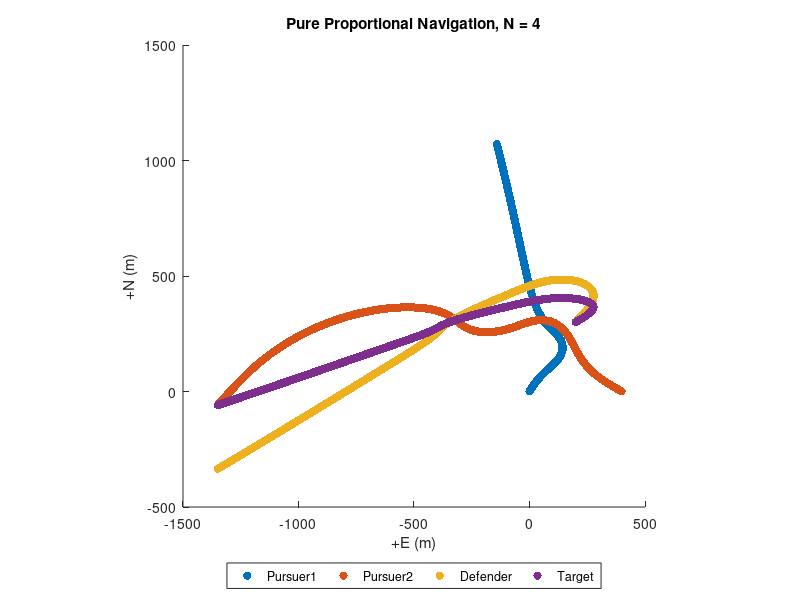

The MATLAB script that drew this image:
%% copy the symmetric case
%% obtain all the components along and perpendicular to LOS
%% hardcode the intial conditions
%% setting initial condition as follows:
%  target is on perpendicular bisector
%  pursuers velocity rays intersecting somewhere in the region
%  give initial horizontal velocity (LOS Frame) to target
% for convenient initial coding, setting initial pursuer positions on the "east-axis"
clear; close all
% Pro-Nav gain, unitless (typically set between 3-5)
N = 4;
weight = 0.9;
% Pursuer-1 init params
pursuer1.N   =  0.0; % north pos, m
pursuer1.E   =  0.0; % east pos, m
pursuer1.psi =  pi/6; % heading, rad
pursuer1.V   =  1.0; % velocity magnitude, m/s
pursuer1.Nv  =  pursuer1.V * cos(pursuer1.psi); % north velocity, m/s
pursuer1.Ev  =  pursuer1.V * sin(pursuer1.psi); % east velocity, m/s

% Pursuer-2 init params
pursuer2.N   =  0; % north pos, m
pursuer2.E   =  400.0; % east pos, m
pursuer2.psi =  -pi/3; % heading, rad
%pursuer2.psi = -pursuer1.psi;
pursuer2.V   =  pursuer1.V * cos(pursuer1.psi)/cos(pursuer2.psi); % velocity magnitude, m/s
%pursuer2.V   =  pursuer1.V;
pursuer2.Nv  =  pursuer2.V * cos(pursuer2.psi); % north velocity, m/s
pursuer2.Ev  =  pursuer2.V * sin(pursuer2.psi); % east velocity, m/s

% Target init params
target.anchored = false; % fix target to init pos when true
target.N   =  300; % north pos, m
target.E   =  200;   % east pos, m
target.Nv  =  0.5; % north velocity, m/s
target.Ev  =  pursuer2.Ev-pursuer1.Ev; % east velocity, m/s
%target.Nv = 0.4;
%target.Ev = 0.0;
target.psi =  atan2(target.Ev,target.Nv);
target.V   = sqrt(target.Nv^2 + target.Ev^2); % velocity magnitude, m/s
target.V   = 0.566;
% Defender init params
defender.N   =  300; % north pos, m
defender.E   =  200; % east pos, m
defender.psi = atan2(target.Ev,target.Nv); % heading, rad
defender.V   =  target.V; % velocity magnitude, m/s
defender.V =    1.0;
defender.Nv  =  defender.V * cos(defender.psi); % north velocity, m/s
defender.Ev  =  defender.V * sin(defender.psi); % east velocity, m/s

% Current prams
% Applied as a disturbance to pursuer's and target's velocity
current.Nv =  0.0; % north velocity, m/s
current.Ev =  0.0; % east velocity, m/s
% Sim params
S  = 1200;    % max sim duration, seconds
dt = 0.4;     % time-step size, seconds
Niter = S/dt; % max iteration num
% Pre-allocate logger
logger.t   = nan(1, Niter);     % elapsed time
logger.pN1  = nan(1, Niter);    % pursuer1 north pos
logger.pE1  = nan(1, Niter);    % pursuer1 east pos
logger.pNv1 = nan(1, Niter);    % pursuer1 north vel
logger.pEv1 = nan(1, Niter);    % pursuer1 east vel
logger.psi1 = nan(1, Niter);    % pursuer1 heading angle
logger.pN2  = nan(1, Niter);    % pursuer2 north pos
logger.pE2  = nan(1, Niter);    % pursuer2 east pos
logger.pNv2 = nan(1, Niter);    % pursuer2 north vel
logger.pEv2 = nan(1, Niter);    % pursuer2 east vel
logger.psi2 = nan(1, Niter);    % pursuer2 heading angle
logger.dN1  = nan(1, Niter);    % defender north pos
logger.dE1  = nan(1, Niter);    % defender east pos
logger.dNv1 = nan(1, Niter);    % defender north vel
logger.dEv1 = nan(1, Niter);    % defender east vel
logger.dsi1 = nan(1, Niter);    % defender heading angle
logger.tN  = nan(1, Niter);     % target north pos
logger.tE  = nan(1, Niter);     % target east pos
logger.tNv = nan(1, Niter);     % target north vel
logger.tEv = nan(1, Niter);     % target east vel
logger.R1   = nan(1, Niter);    % pursuer1/target range
logger.Lambda1 = nan(1, Niter); % pursuer1/target bearing
logger.R2   = nan(1, Niter);    % pursuer2/target range
logger.Lambda2 = nan(1, Niter); % pursuer2/target bearing
logger.R12   = nan(1, Niter);    % mutual/target range
logger.Lambda12 = nan(1, Niter); % mutual/target bearing
%--------------------------------------------------------------------------
% Init sim
%--------------------------------------------------------------------------

RR12_last = [(pursuer2.N - pursuer1.N);... % delta N
    (pursuer2.E - pursuer1.E)];      % delta E
RTP_last1 = [(target.N - pursuer1.N);... % delta N
    (target.E - pursuer1.E)];	       % delta E
RTP_last2 = [(target.N - pursuer2.N);... % delta N
    (target.E - pursuer2.E)];	       % delta E
RDP_last1 = [(defender.N - pursuer1.N);... % delta N
    (defender.E - pursuer1.E)];	       % delta E
RDP_last2 = [(defender.N - pursuer2.N);... % delta N
    (defender.E - pursuer2.E)];	       % delta E

% Target pos
target.N = target.N + target.Nv*dt;
target.E = target.E + target.Ev*dt;

% Defender pos
defender.N = defender.N + defender.Nv*dt;
defender.E = defender.E + defender.Ev*dt;

% Pursuer pos
pursuer1.N = pursuer1.N + pursuer1.Nv*dt;
pursuer1.E = pursuer1.E + pursuer1.Ev*dt;
pursuer2.N = pursuer2.N + pursuer2.Nv*dt;
pursuer2.E = pursuer2.E + pursuer2.Ev*dt;
%--------------------------------------------------------------------------
% Run sim
%--------------------------------------------------------------------------
for k = 1:Niter
    disp(pursuer2)
    % Relative position in the inertial frame, m
    RR12 = [(pursuer2.N - pursuer1.N);... % delta N
        (pursuer2.E - pursuer1.E)];      % delta E
    RTP1 = [(target.N - pursuer1.N);... % delta N
        (target.E - pursuer1.E)];      % delta E
    RTP2 = [(target.N - pursuer2.N);... % delta N
        (target.E - pursuer2.E)];      % delta E
    RDP1 = [(defender.N - pursuer1.N);... % delta N
        (defender.E - pursuer1.E)];      % delta E
    RDP2 = [(defender.N - pursuer2.N);... % delta N
        (defender.E - pursuer2.E)];      % delta E
    
    % Range to target
    R1 = norm(RTP1);
    R2 = norm(RTP2);
    % Range to defender
    RD1 = norm(RDP1);
    RD2 = norm(RDP2);
    % Distance between the pursuers
    R12 = norm(RR12);

    % Relative velocity in the inertial frame, m/s
    % VTP = [(target.Nv - pursuer.Nv);... % delta N velocity
    %        (target.Ev - pursuer.Ev)];   % delta E velocity
    VTP1 = (RTP1 - RTP_last1) ./ dt;
    VTP2 = (RTP2 - RTP_last2) ./ dt;
    VDP1 = (RDP1 - RDP_last1) ./ dt;
    VDP2 = (RDP2 - RDP_last2) ./ dt;
    
    % Closing velocity, m/s
    % Vc = -RTP'*VTP / R;
    
    % Pursuer velocity, m/s
    Vp1 = sqrt(pursuer1.Nv^2 + pursuer1.Ev^2);
    Vp2 = sqrt(pursuer2.Nv^2 + pursuer2.Ev^2);

    % Defender velocity, m/s
    Vd = sqrt(defender.Nv^2 + defender.Ev^2);

    % Target velocity, m/s
    % Vt = sqrt(target.Nv^2 + target.Ev^2);
    
    % Line-of-sight (LOS) angle, rad
    lambda1 = atan2(RTP1(2), RTP1(1));  % target and pursuer1
    lambda2 = atan2(RTP2(2), RTP2(1));  % target and pursuer2
    lambdaD1 = atan2(RDP1(2), RDP1(1)); % defender and pursuer1
    lambdaD2 = atan2(RDP2(2), RDP2(1)); % defender and pursuer2 

    % LOS angle time derivative (d/dt lambda), rad/s
    lambda_dot1 = (RTP1(1)*VTP1(2) - RTP1(2)*VTP1(1)) / R1^2;
    lambda_dot2 = (RTP2(1)*VTP2(2) - RTP2(2)*VTP2(1)) / R2^2;
    lambdaD_dot1 = (RDP1(1)*VDP1(2) - RDP1(2)*VDP1(1)) / RD1^2;
    lambdaD_dot2 = (RDP2(1)*VDP2(2) - RDP2(2)*VDP2(1)) / RD2^2;
    % Target heading, rad
    % beta = atan2(target.Ev, target.Nv);
    
    % Lead angle, rad
    % L = asin(Vt * sin(beta + lambda) / Vp);
    
    % True Proportional Navigation, rad/s2
    % nc = N * Vc * lambda_dot;
    
    %-------------------------------------
    % Pure Proportional Navigation
    %ap1 = N * Vp1 * (lambda_dot1-0*lambdaD_dot1);
    %ap2 = N * Vp2 * (lambda_dot2-0*lambdaD_dot2);
    ap1 = N * Vp1 * (lambda_dot1-weight*lambdaD_dot1);
    ap2 = N * Vp2 * (lambda_dot2-weight*lambdaD_dot2);
    %%%%%%%%%%%%%%%%%%%%%%%%%%%%%%%%%%%%%%%%%%%%%%%%%%
    %%%%%%%%%%%%%%% Guidance command for defender %%%%%%%%%%%%%
    if abs(RDP1) > 0.25 & abs(RDP2) > 0.25 & false
        adp = N * Vd * (lambdaD_dot1 + lambdaD_dot2);
    else
        adp = 0;
    end
    
    %%%%%%%%%%%%%%%%%%%%%%%%%%%%%%%%%%%%%%%%%%%%%%%%%%
    %-------------------------------------
    
    % Terminate sim at intercept
    if abs(R1) <= 0.25 || abs(R2) <= 0.25 || abs(R12) <= 0.25 || abs(RD1) <= 0.25 || abs(RD2) <= 0.25
        if abs(R12)<=0.25 && abs(R1) > 0.25 && abs(R2) > 0.25
            disp("success")
            disp(k)
        else
            disp("fail")
        end
        break;
    end
    

    % Update pursuer pos for time-step and apply current slip
    pursuer1.N = pursuer1.N + pursuer1.Nv*dt + current.Nv*dt;
    pursuer1.E = pursuer1.E + pursuer1.Ev*dt + current.Ev*dt;
    pursuer2.N = pursuer2.N + pursuer2.Nv*dt + current.Nv*dt;
    pursuer2.E = pursuer2.E + pursuer2.Ev*dt + current.Ev*dt;
    % Update defender pos for time-step and apply current slip
    
    % Compute the N/E acceleration commands
    % In pure pro-nav accel commands are applied normal
    % to pursuer's velocity vector
    pNa1 = -ap1 * sin(pursuer1.psi);
    pEa1 =  ap1 * cos(pursuer1.psi);
    pNa2 = -ap2 * sin(pursuer2.psi);
    pEa2 =  ap2 * cos(pursuer2.psi);
    
    dNa = -adp * sin(defender.psi);
    dEa =  adp * cos(defender.psi);
    

    % Update pursuer N/E velocities
    pursuer1.Nv = pursuer1.Nv + pNa1*dt;
    pursuer1.Ev = pursuer1.Ev + pEa1*dt;
    pursuer2.Nv = pursuer2.Nv + pNa2*dt;
    pursuer2.Ev = pursuer2.Ev + pEa2*dt;
    
    % Update pursuer heading
    pursuer1.psi = atan2(pursuer1.Ev, pursuer1.Nv);
    pursuer2.psi = atan2(pursuer2.Ev, pursuer2.Nv);
    
    LOS_ANGLE = atan2(RR12(2), RR12(1));
    along_los = pursuer1.V * cos(pursuer1.psi - LOS_ANGLE) + pursuer2.V * cos(pursuer2.psi - LOS_ANGLE);
    %%FIX LOS COMPONENT
    defender.N = defender.N + defender.V*cos(LOS_ANGLE - pi/2)*dt + current.Nv*dt;
    defender.E = defender.E + -along_los*dt + current.Ev*dt;

    target.N = target.N + target.V*cos(LOS_ANGLE - pi/2)*dt + current.Nv*dt;
    target.E = target.E + -along_los*dt + current.Ev*dt;
    

    RTP_last1 = RTP1;
    RTP_last2 = RTP2;
    RDP_last1 = RDP1;
    RDP_last2 = RDP2;
    RR12_last = RR12;
    %-------------------------------------
    % Log time-step data
    logger.t(k)   = k*dt;
    logger.pN1(k)  = pursuer1.N;
    logger.pE1(k)  = pursuer1.E;
    logger.pNv1(k) = pursuer1.Nv;
    logger.pEv1(k) = pursuer1.Ev;
    logger.psi1(k) = pursuer1.psi;
    logger.pN2(k)  = pursuer2.N;
    logger.pE2(k)  = pursuer2.E;
    logger.pNv2(k) = pursuer2.Nv;
    logger.pEv2(k) = pursuer2.Ev;
    logger.psi2(k) = pursuer2.psi;
    logger.dN1(k)  = defender.N;
    logger.dE1(k)  = defender.E;
    logger.dNv1(k) = defender.Nv;
    logger.dEv1(k) = defender.Ev;
    logger.dsi1(k) = defender.psi;
    logger.tN(k)  = target.N;
    logger.tE(k)  = target.E;
    logger.tNv(k) = target.Nv;
    logger.tEv(k) = target.Ev;
    logger.R1(k)   = R1;
    logger.R2(k)   = R2;
    logger.Lambda1(k) = lambda1;
    logger.Lambda2(k) = lambda2;
    disp(R12)
end
%--------------------------------------------------------------------------
% Visualize results
%--------------------------------------------------------------------------
close all;
% % Impact index
% [M,I] = min(logger.R1);
% % Range
% %-------------------------------------
% figure;
% plot(logger.t,logger.R1); hold on;
% plot(logger.t,logger.R2); hold on;
% scatter(I*dt, M, 'filled')
% title(['Pure Proportional Navigation, N = ' num2str(N) ])
% legend('Range',...
%     ['Intercept: r = ' num2str(M) ' m, t = ' num2str(I*dt) ' s'],...
%     'Location','nw')
% ylabel('Range (m)')
% xlabel('Elapsed time (sec)')
% set(gca, 'YDir', 'reverse')
% % Heading
% %-------------------------------------
% rad2deg = @(x) x*180/pi;  % helper function
% figure;
% plot(logger.t, rad2deg(logger.psi1)); hold on;
% plot(logger.t, rad2deg(logger.Lambda1)); hold on;
% plot(logger.t, rad2deg(logger.psi2)); hold on;
% plot(logger.t, rad2deg(logger.Lambda2)); hold on;
% title(['Pure Proportional Navigation, N = ' num2str(N) ])
% legend('Pursuer1 heading', 'Pursuer2 heading', 'Bearing to target', 'Location', 'nw' )
% ylabel('Heading angle (deg)')
% xlabel('Elapsed time (sec)')
% Position
%-------------------------------------
figure;
scatter(logger.pE1, logger.pN1, 'filled'); hold on;
scatter(logger.pE2, logger.pN2, 'filled'); hold on;
scatter(logger.dE1, logger.dN1, 'filled'); hold on;
scatter(logger.tE, logger.tN, 'filled');
set(gca, 'DataAspectRatio',[100 100 100]);
title(['Pure Proportional Navigation, N = ' num2str(N) ])
legend('Pursuer1', 'Pursuer2', 'Defender', 'Target', 'Location', 'southoutside',...
    'Orientation','horizontal')
xlabel('+E (m)')
ylabel('+N (m)')
